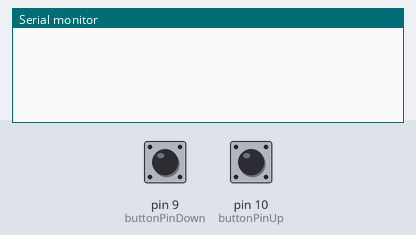
Bench run of a sketch on a simulated Arduino Leonardo, built with avr-gcc and run on an emulated ATmega32U4. Shown: the last lines printed to the serial monitor. The inputs (shaded band) are chosen by the test bench; at power-on: pin 9 (buttonPinDown) HIGH, pin 10 (buttonPinUp) HIGH.

Above: at 1.2 s.
1.3 s: pin 9 (buttonPinDown) pulled LOW for 0.15 s
At 2.3 s:
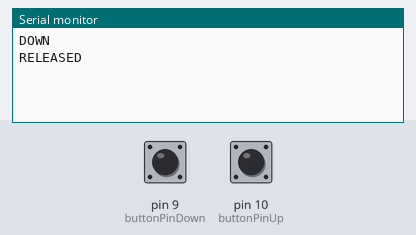
2.9 s: pin 10 (buttonPinUp) pulled LOW for 0.15 s
At 3.03 s:
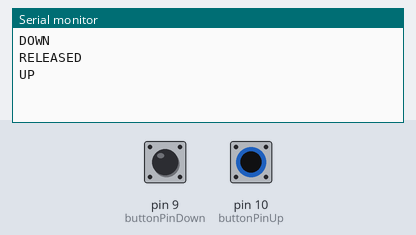
4.5 s: pin 9 (buttonPinDown) pulled LOW for 3.2 s
At 5.3 s:
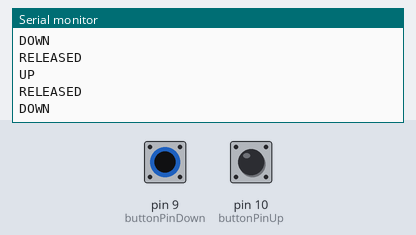

The sketch:

Teeny_Pageflow.ino
```cpp
#include <keyboard.h>

int buttonPinDown = 9; // Set a button to any pin, it doesn't matter all that much in this case
int buttonPinUp = 10; // Set a button to any pin, it doesn't matter all that much in this case
unsigned long timeLastPressed;
bool pressed = false;
unsigned int waitTime = 60*1000*5;

unsigned int forceResetTime = 3*1000;

bool needRefresh = true;


void setup()
{
  Serial.begin(38400);
  pinMode(buttonPinDown, INPUT); // Set the "buttonPin" as an input
  digitalWrite(buttonPinDown, HIGH); // Pull the button high (send power to that pin)

  pinMode(buttonPinUp, INPUT); // Set the "buttonPin" as an input
  digitalWrite(buttonPinUp, HIGH); // Pull the button high (send power to that pin)
  timeLastPressed = 0;
}

void loop()
{
  if(needRefresh && (millis()-timeLastPressed) > waitTime)
  {
    needRefresh = false;
    Keyboard.press(KEY_F5);
    Keyboard.release(KEY_F5);
    Serial.println("REFRESH");
  }

  if (!pressed && (digitalRead(buttonPinDown) == 0 || (digitalRead(buttonPinUp) == 0) ))  // if the button goes low
  {

      if(digitalRead(buttonPinDown) == 0)
      {
        Keyboard.press(KEY_DOWN);
        Serial.println("DOWN");
        //delay(100);
        Keyboard.release(KEY_DOWN);
      } else {
         Keyboard.press(KEY_UP);
         Serial.println("UP");
        //delay(100);
        Keyboard.release(KEY_UP);
      }

      delay(100);
      pressed = true;
      timeLastPressed = millis();
      needRefresh = true;
      //Keyboard.release(KEY_MEDIA_VOLUME_INC);
    //delay(1000);
    //Keyboard.write("g"); // send a 'g' to the computer (prepar3d in this case) via Keyboard HID
    //delay(1000); // delay so there aren't a kajillion g's
  } else if(pressed &&  digitalRead(buttonPinDown) == 1 && (digitalRead(buttonPinUp) == 1) ) {
    Serial.println("RELEASED");
    pressed = false;
  }

  if(pressed && millis()-timeLastPressed > forceResetTime)
  {
    Keyboard.press(KEY_F5);
    Keyboard.release(KEY_F5);
    Serial.println("FORCE REFRESH");
    timeLastPressed = millis();
  }

}
```

Measured:
- after the input at 1.3 s, the serial monitor: prints a new line at once (image 1)
- after the input at 2.9 s, the serial monitor: prints a new line at once (image 2)
- after the input at 4.5 s, the serial monitor: prints a new line at once (image 3)
